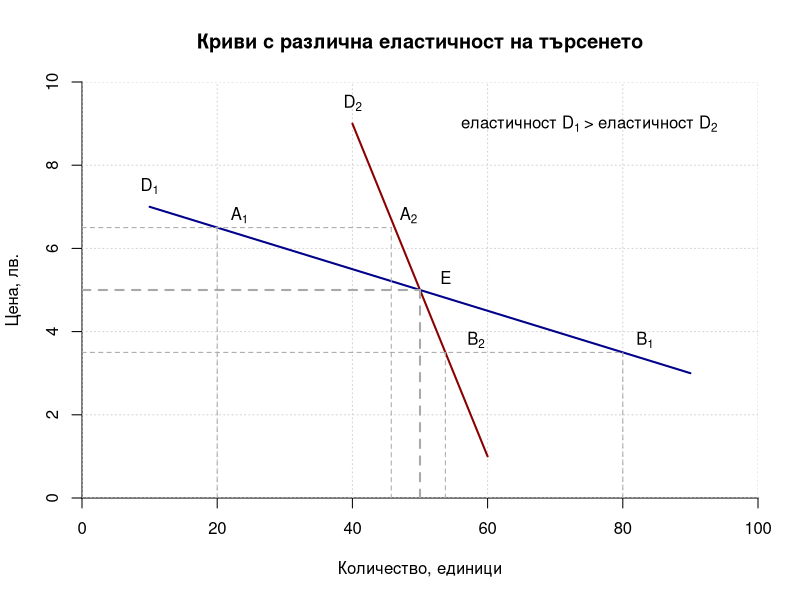
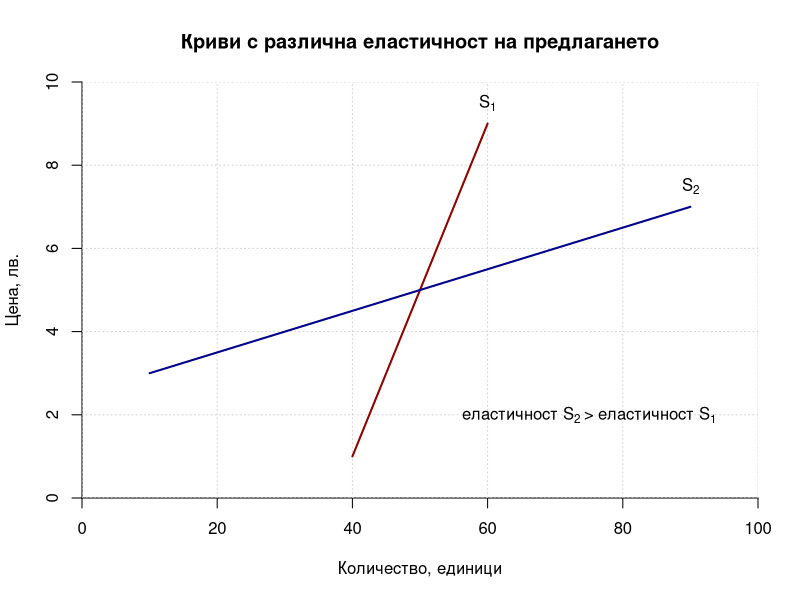
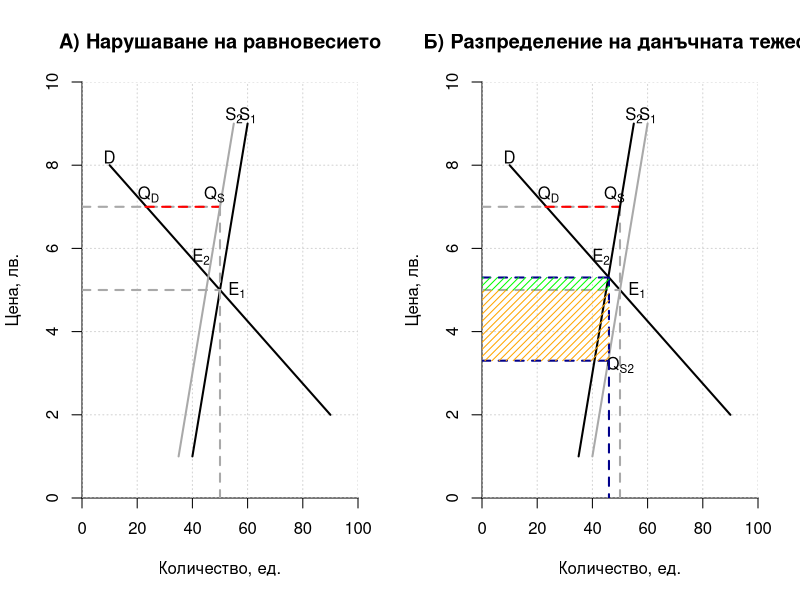
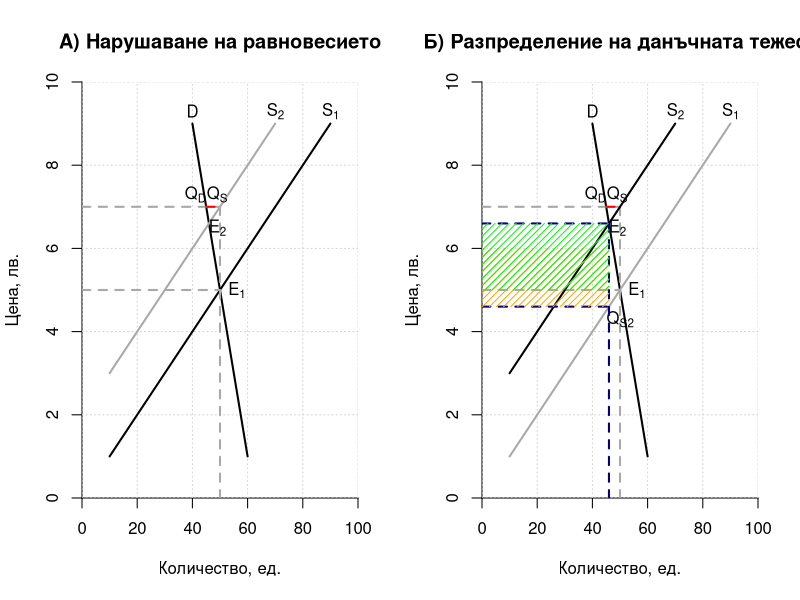
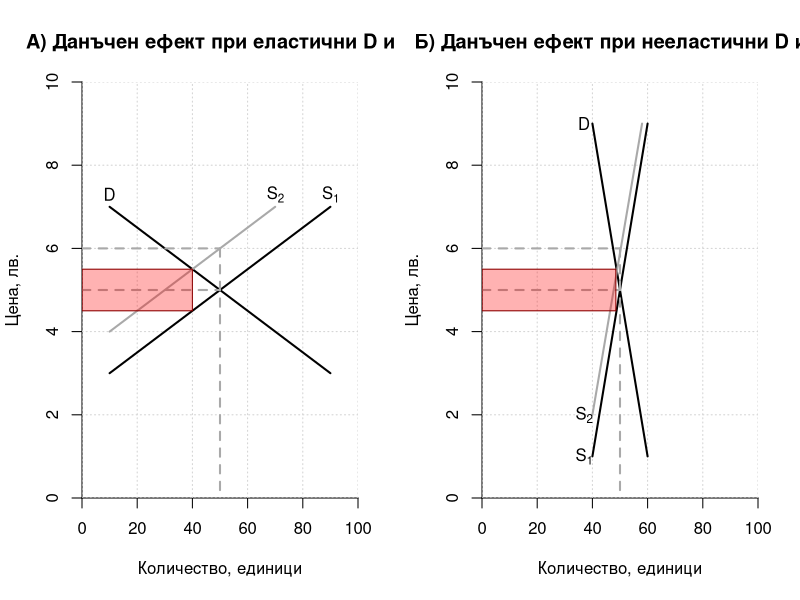
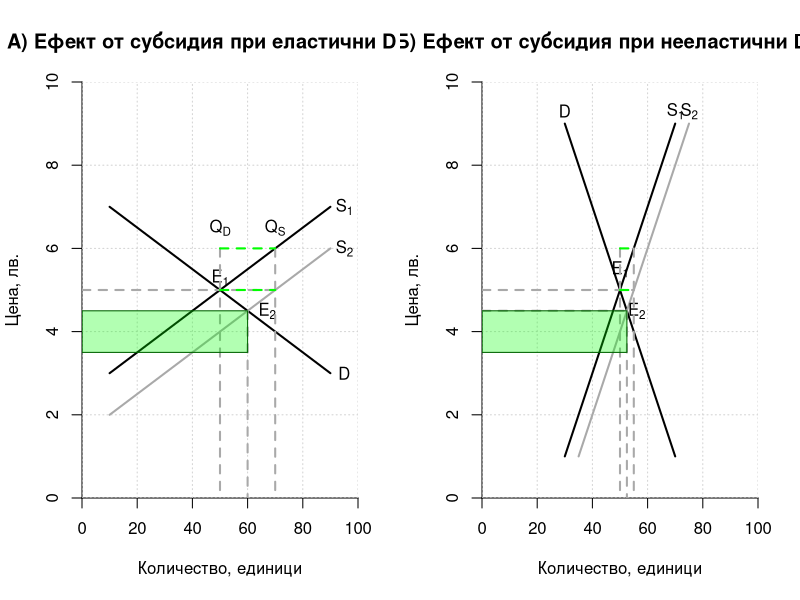
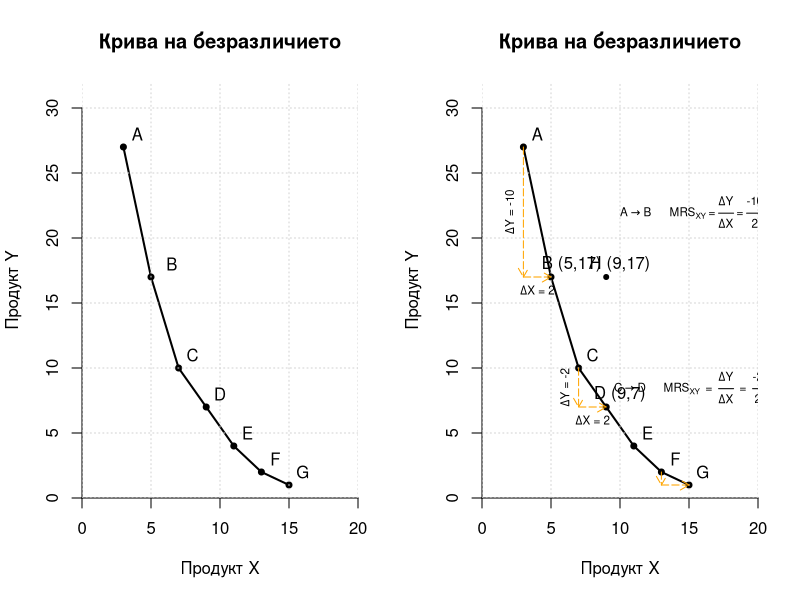
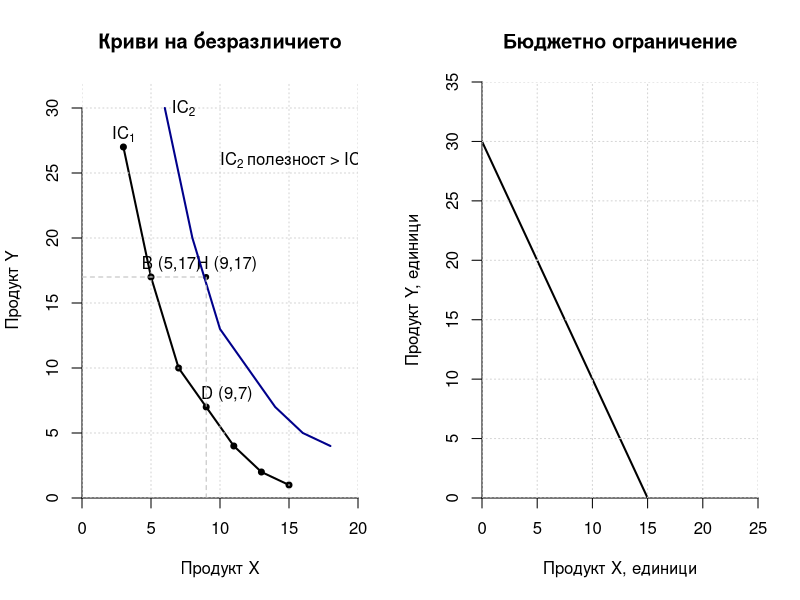

Generate these figures, in order, with R:
## ---- chunk 1
knitr::opts_chunk$set(fig.width = 8, fig.height = 6,
                      fig.path = "figure/",
                      dev='cairo_pdf',
                      echo = FALSE, warning = FALSE, 
                      message = FALSE)
## ---- chunk 2

plot(1, xlim = c(0,100), ylim = c(0,10), xaxs = "i", yaxs = "i",
     bty = "n", type = "n", xlab = "Количество, единици", 
     ylab = "Цена, лв.",
     main = "Криви с различна еластичност на търсенето")
grid()
segments(40,9,60,1, lwd = 2, col = "darkred")
segments(10,7,90,3, lwd = 2, col = "darkblue")
segments(0,5,50,5, lwd = 2, lty = 2, col = "darkgray")
segments(50,0,50,5, lwd = 2, lty = 2, col = "darkgray")
segments(0,6.5,45.75,6.5, lwd = 1, lty = 2, col = "darkgray")
segments(45.75,6.5,45.75,0, lwd = 1, lty = 2, col = "darkgray")
segments(20,6.5,20,0, lwd = 1, lty = 2, col = "darkgray")
segments(0,3.5,80,3.5, lwd = 1, lty = 2, col = "darkgray")
segments(53.75,3.5,53.75,0, lwd = 1, lty = 2, col = "darkgray")
segments(80,3.5,80,0, lwd = 1, lty = 2, col = "darkgray")
text(22,6.8, expression("A"[1]), adj = 0)
text(47,6.8, expression("A"[2]), adj = 0)
text(82,3.8, expression("B"[1]), adj = 0)
text(57,3.8, expression("B"[2]), adj = 0)
text(53,5.3, "E", adj = 0)
text(10,7.5, expression("D"[1]))
text(40,9.5, expression("D"[2]))
text(75,9, expression("еластичност D"[1]~">"~"еластичност D"[2]))
## ---- chunk 3
plot(1, xlim = c(0,100), ylim = c(0,10), xaxs = "i", yaxs = "i",
     bty = "n", type = "n", xlab = "Количество, единици", 
     ylab = "Цена, лв.",
     main = "Криви с различна еластичност на предлагането")
grid()
segments(40,1,60,9, lwd = 2, col = "darkred")
segments(10,3,90,7, lwd = 2, col = "darkblue")
text(60,9.5, expression("S"[1]))
text(90,7.5, expression("S"[2]))
text(75,2, expression("еластичност S"[2]~">"~"еластичност S"[1]))
## ---- chunk 4
par(mfrow = c(1,2))
plot(1, xlim = c(0,100), ylim = c(0,10), bty = "n",
     xaxs = "i", yaxs = "i", type = "n",
     xlab = "Количество, ед.", ylab = "Цена, лв.",
     main = "А) Нарушаване на равновесието")
grid()
segments(10,8,90,2, lwd = 2) # D
text(10,8.2, "D")
segments(40,1,60,9, lwd = 2) # S 
text(60,9.2, expression("S"[1]))
segments(0,5,50,5, lwd = 2, lty = 2, col = "darkgray")
segments(50,7,50,0, lwd = 2, lty = 2, col = "darkgray")
segments(0,7,50,7, lwd = 2, lty = 2, col = "darkgray")
segments(23,7,50,7, lwd = 2, lty = 2, col = "red")
segments(35,1,55,9, lwd = 2, col = "darkgray") # S2
text(55,9.2, expression("S"[2]))
text(53,5, expression("E"[1]), adj = 0)
text(43,5.8, expression("E"[2]))
text(48,7.3, expression("Q"[S]))
text(24,7.3, expression("Q"[D]))
plot(1, xlim = c(0,100), ylim = c(0,10), bty = "n",
     xaxs = "i", yaxs = "i", type = "n",
     xlab = "Количество, ед.", ylab = "Цена, лв.",
     main = "Б) Разпределение на данъчната тежест")
grid()
segments(10,8,90,2, lwd = 2) # D
text(10,8.2, "D")
segments(40,1,60,9, lwd = 2, col = "darkgray") # S 
text(60,9.2, expression("S"[1]))
segments(0,5,50,5, lwd = 2, lty = 2, col = "darkgray")
segments(50,7,50,0, lwd = 2, lty = 2, col = "darkgray")
segments(0,7,50,7, lwd = 2, lty = 2, col = "darkgray")
segments(23,7,50,7, lwd = 2, lty = 2, col = "red")
segments(35,1,55,9, lwd = 2) # S2
text(55,9.2, expression("S"[2]))
text(53,5, expression("E"[1]), adj = 0)
text(43,5.8, expression("E"[2]))
text(48,7.3, expression("Q"[S]))
text(24,7.3, expression("Q"[D]))
text(50,3.2, expression("Q"[S2]))
segments(0,5.3,46,5.3, lwd = 2, lty = 2, col = "darkblue")
segments(46,5.3,46,0, lwd = 2, lty = 2, col = "darkblue")
segments(0,3.3,46,3.3, lwd = 2, lty = 2, col = "darkblue")
rect(0,3.3,46,5, col = "orange", density = 20, border = "transparent")
rect(0,5,46,5.3, col = "green", density = 20, border = "transparent")
## ---- chunk 5

par(mfrow = c(1,2))
plot(1, xlim = c(0,100), ylim = c(0,10), bty = "n",
     xaxs = "i", yaxs = "i", type = "n",
     xlab = "Количество, ед.", ylab = "Цена, лв.",
     main = "А) Нарушаване на равновесието")
grid()
segments(40,9,60,1, lwd = 2) # D
text(40,9.3, "D")
segments(10,1,90,9, lwd = 2) # S 
text(90,9.3, expression("S"[1]))
segments(0,5,50,5, lwd = 2, lty = 2, col = "darkgray")
segments(50,7,50,0, lwd = 2, lty = 2, col = "darkgray")
segments(0,7,50,7, lwd = 2, lty = 2, col = "darkgray")
segments(45,7,50,7, lwd = 2, lty = 2, col = "red")
segments(10,3,70,9, lwd = 2, col = "darkgray") # S2
text(70,9.3, expression("S"[2]))
text(53,5, expression("E"[1]), adj = 0)
text(49,6.5, expression("E"[2]))
text(49,7.3, expression("Q"[S]))
text(41,7.3, expression("Q"[D]))
plot(1, xlim = c(0,100), ylim = c(0,10), bty = "n",
     xaxs = "i", yaxs = "i", type = "n",
     xlab = "Количество, ед.", ylab = "Цена, лв.",
     main = "Б) Разпределение на данъчната тежест")
grid()
segments(40,9,60,1, lwd = 2) # D
text(40,9.3, "D")
segments(10,1,90,9, lwd = 2, col = "darkgray") # S 
text(90,9.3, expression("S"[1]))
segments(0,5,50,5, lwd = 2, lty = 2, col = "darkgray")
segments(50,7,50,0, lwd = 2, lty = 2, col = "darkgray")
segments(0,7,50,7, lwd = 2, lty = 2, col = "darkgray")
segments(45,7,50,7, lwd = 2, lty = 2, col = "red")
segments(10,3,70,9, lwd = 2) # S2
text(70,9.3, expression("S"[2]))
text(53,5, expression("E"[1]), adj = 0)
text(49,6.5, expression("E"[2]))
text(49,7.3, expression("Q"[S]))
text(41,7.3, expression("Q"[D]))
text(50,4.3, expression("Q"[S2]))
segments(0,6.6,46,6.6, lwd = 2, lty = 2, col = "darkblue")
segments(46,6.6,46,0, lwd = 2, lty = 2, col = "darkblue")
segments(0,4.6,46,4.6, lwd = 2, lty = 2, col = "darkblue")
rect(0,4.6,46,6, col = "orange", density = 20, border = "transparent")
rect(0,5,46,6.6, col = "green", density = 20, border = "transparent")

## ---- chunk 6

par(mfrow = c(1,2))
plot(1, xlab = "Количество, единици", ylab = "Цена, лв.", 
     type = "n", xaxs = "i", yaxs = "i", 
     xlim = c(0,100), ylim = c(0,10), bty = "n",
     main = "А) Данъчен ефект при еластични D и S")
grid()
segments(10,7,90,3, lwd = 2) # D
segments(10,3,90,7, lwd = 2) # S
segments(10,4,70,7, lwd = 2, col = "darkgray") # S2
segments(0,5,50,5, lwd = 2, lty = 2, col = "darkgray")
segments(50,6,50,0, lwd = 2, lty = 2, col = "darkgray")
segments(0,6,50,6, lwd = 2, lty = 2, col = "darkgray")
rect(0,4.5,40,5.5, col = adjustcolor("red", alpha.f = 0.3), border = "darkred")
text(10,7.3, "D")
text(90,7.3, expression("S"[1]))
text(70,7.3, expression("S"[2]))
plot(1, xlab = "Количество, единици", ylab = "Цена, лв.", 
     type = "n", xaxs = "i", yaxs = "i", 
     xlim = c(0,100), ylim = c(0,10), bty = "n",
     main = "Б) Данъчен ефект при нееластични D и S")
grid()
segments(40,9,60,1, lwd = 2) # D
segments(40,1,60,9, lwd = 2) # S
segments(40,2,58,9, lwd = 2, col = "darkgray") # S2
segments(0,5,50,5, lwd = 2, lty = 2, col = "darkgray")
segments(0,6,50,6, lwd = 2, lty = 2, col = "darkgray")
segments(50,6,50,0, lwd = 2, lty = 2, col = "darkgray")
rect(0,4.5,48.5,5.5, col = adjustcolor("red", alpha.f = 0.3), border = "darkred")
text(37,1, expression("S"[1]))
text(37,2, expression("S"[2]))
text(37,9, "D")

## ---- chunk 7
par(mfrow = c(1,2))
plot(1, xlab = "Количество, единици", ylab = "Цена, лв.", 
     type = "n", xaxs = "i", yaxs = "i", 
     xlim = c(0,100), ylim = c(0,10), bty = "n",
     main = "А) Ефект от субсидия при еластични D и S")
grid()
segments(10,7,90,3, lwd = 2) # D
segments(10,3,90,7, lwd = 2) # S
text(50,5.3, expression("E"[1]))
text(50,6.5, expression("Q"[D]))
text(70,6.5, expression("Q"[S]))
segments(10,2,90,6, lwd = 2, col = "darkgray") # S2
text(67,4.5, expression("E"[2]))
segments(0,5,70,5, lwd = 2, lty = 2, col = "darkgray")
segments(50,6,50,0, lwd = 2, lty = 2, col = "darkgray")
segments(70,6,70,0, lwd = 2, lty = 2, col = "darkgray")
segments(60,4.5,60,0, lwd = 2, lty = 2, col = "darkgray")
segments(50,5,70,5, lwd = 2, lty = 2, col = "green")
segments(50,6,70,6, lwd = 2, lty = 2, col = "green")
text(95,3, "D")
text(95,7, expression("S"[1]))
text(95,6, expression("S"[2]))
rect(0,3.5,60,4.5, col = adjustcolor("green", alpha.f = 0.3), border = "darkgreen")
plot(1, xlab = "Количество, единици", ylab = "Цена, лв.", 
     type = "n", xaxs = "i", yaxs = "i", 
     xlim = c(0,100), ylim = c(0,10), bty = "n",
     main = "Б) Ефект от субсидия при нееластични D и S")
grid()
segments(30,9,70,1, lwd = 2) # D
segments(30,1,70,9, lwd = 2) # S
text(50,5.5, expression("E"[1]))
#text(50,6.5, expression("Q"[D]))
#text(55,6.5, expression("Q"[S]))
text(30,9.3, "D")
text(70,9.3, expression("S"[1]))
text(75,9.3, expression("S"[2]))
segments(35,1,75,9, lwd = 2, col = "darkgray") # S2
text(56,4.5, expression("E"[2]))
segments(0,5,55,5, lwd = 2, lty = 2, col = "darkgray")
segments(50,6,50,0, lwd = 2, lty = 2, col = "darkgray")
segments(55,6,55,0, lwd = 2, lty = 2, col = "darkgray")
segments(0,4.5,52.5,4.5, lwd = 2, lty = 2, col = "darkgray")
segments(52.5,4.5,52.5,0, lwd = 2, lty = 2, col = "darkgray")
segments(50,5,55.5,5, lwd = 2, lty = 2, col = "green")
segments(50,6,55,6, lwd = 2, lty = 2, col = "green")
rect(0,3.5,52.5,4.5, col = adjustcolor("green", alpha.f = 0.3), border = "darkgreen")

## ---- chunk 8
prX <- c(3,5,7,9,11,13,15)
prY <- c(27,17,10,7,4,2,1)
prX2 <- prX + 3
prY2 <- prY + 3
plot(prX, prY, type = "o", xlim = c(0,20), ylim = c(0,32), 
     xaxs = "i", yaxs = "i", lwd = 2, pch = 20, bty = "n",
     xlab = "Продукт X", ylab = "Продукт Y",
     main = "Крива на безразличието")
grid()
text(4,28, "A")
text(6.5,18, "B")
text(8,11, "C")
text(10,8, "D")
text(12,5, "E")
text(14,3, "F")
text(16,2, "G")

## ---- chunk 9
plot(prX, prY, type = "o", xlim = c(0,20), ylim = c(0,32), 
     xaxs = "i", yaxs = "i", lwd = 2, pch = 20, bty = "n",
     xlab = "Продукт X", ylab = "Продукт Y",
     main = "Крива на безразличието")
grid()
arrows(3,27,3,17, lty = 5, col = "orange", length = 0.1)
arrows(3,17,5,17, lty = 5, col = "orange", length = 0.1)
arrows(7,10,7,7, lty = 5, col = "orange", length = 0.1)
arrows(7,7,9,7, lty = 5, col = "orange", length = 0.1)
arrows(13,2,13,1, lty = 5, col = "orange", length = 0.1)
arrows(13,1,15,1, lty = 5, col = "orange", length = 0.1)
points(9,17, pch = 20)
text(10,18, "H (9,17)")
text(4,28, "A")
text(6.5,18, "B (5,17)")
text(8,11, "C")
text(10,8, "D (9,7)")
text(12,5, "E")
text(14,3, "F")
text(16,2, "G")
text(2,22, expression(paste(Delta, "Y = -10")), srt = 90, adj = 0.5, cex = 0.7) 
text(4,16, expression(paste(Delta, "X = 2")), adj = 0.5, cex = 0.7)
text(6,8.5, expression(paste(Delta, "Y = -2")), srt = 90, adj = 0.5, cex = 0.7)
text(8,6, expression(paste(Delta, "X = 2")), adj = 0.5, cex = 0.7)
text(16,22, expression("A"%->%"B"~~~~~~"MRS"[XY]~"="~frac(paste(Delta, "Y"), paste(Delta, "X"))~"="~frac(paste("-10"),paste(2))~"="~"-5"), cex = 0.7)
text(16,8.5, expression("C"%->%"D"~~~~~~"MRS"[XY]~~"="~~frac(paste(Delta, "Y"), paste(Delta, "X"))~~"="~~frac(paste("-2"), paste("2"))~~"="~~"-1"), cex = 0.7)

## ---- chunk 10

plot(prX, prY, type = "o", xlim = c(0,20), ylim = c(0,32), 
     xaxs = "i", yaxs = "i", lwd = 2, pch = 20, bty = "n",
     xlab = "Продукт X", ylab = "Продукт Y",
     main = "Криви на безразличието")
grid()
points(9,17, pch = 20)
text(10.5,18, "H (9,17)")
text(6.5,18, "B (5,17)")
text(10.5,8, "D (9,7)")
text(3,28, expression("IC"[1]))
text(6.5,30, expression("IC"[2]), adj = 0)
text(10,26, expression("IC"[2]~"полезност"~">"~"IC"[1]~"полезност"), adj = 0)
lines(prX2, prY2, type = "l", col = "darkblue", lwd = 2)
segments(0,17,9,17, lty = 2, col = "grey")
segments(9,0,9,17, lty = 2, col = "grey")
## ---- chunk 11
plot(x = c(0,15), y = c(30,0), xlim = c(0,25), ylim = c(0,35),
     type = "l", lwd = 2, bty = "n",
     xlab = "Продукт X, единици", ylab = "Продукт Y, единици", 
     xaxs = "i", yaxs = "i",
     main = "Бюджетно ограничение")
grid()

## ---- chunk 12

plot(x = c(0,15), y = c(30,0), xlim = c(0,35), ylim = c(0,35),
     type = "l", lwd = 2, bty = "n",
     xlab = "Продукт X, единици", ylab = "Продукт Y, единици", 
     xaxs = "i", yaxs = "i",
     main = "Бюджетно ограничение, промяна в цената на X")
grid()
lines(x = c(0,30), y = c(30,0), col = "darkblue", lwd = 2)
points(10,10, pch = 20)
text(11,11, "A")
points(20,10, pch = 20)
text(21,11, "B")
arrows(15,2,27,2, length = 0.1, col = "orange", lwd = 1)

## ---- chunk 13

plot(x = c(0,15), y = c(30,0), xlim = c(0,70), ylim = c(0,70),
     type = "l", lwd = 2, bty = "n",
     xlab = "Продукт X, единици", ylab = "Продукт Y, единици", 
     xaxs = "i", yaxs = "i",
     main = "Промяна в бюджетното ограничение при неизменни цени")
grid()
lines(x = c(0,30), y = c(60,0), col = "darkblue", lwd = 2)
points(10,10, pch = 20)
text(11,11, "A")
points(20,20, pch = 20)
text(21,21, "B")
arrows(1,31,9,39, length = 0.1, col = "orange", lwd = 1)
arrows(16,1,24,9, length = 0.1, col = "orange", lwd = 1)
## ---- chunk 14
lineX <- seq(3,30, 0.5)
lineY <- 100/lineX
plot(lineX, lineY, type = "l", xaxs = "i", yaxs = "i", lwd = 2, col = "darkgray",
     xlim = c(0,35), ylim = c(0,35), bty = "n",
     xlab = "Продукт X, единици", ylab = "Продукт Y, единици",
     main = "Модел на потребителския избор")
grid()
lines(x = c(0,30), y = c(30,0), type = "l", col = "darkblue", lwd = 2)
lines(x = lineX + 5, y = lineY + 5, type = "l", lwd = 2)
lines(x = lineX + 10, y = lineY + 10, type = "l", lwd = 2, col = "darkgray")
points(4,26, pch = 20)
points(26,4, pch = 20)
points(10,10, pch = 20)
points(13,13, pch = 20)
points(15,15, pch = 20)
points(20,20, pch = 20)
text(5,27, "A")
text(27,5, "B")
text(11,10, "C", adj = 0)
text(14,13, "D")
text(16,16, "E")
text(21,21, "F")
text(5,34, expression("IC"[1]))
text(10,34, expression("IC"[2]))
text(15,34, expression("IC"[3]), adj = 0)
## ---- chunk 15

plot(lineX, lineY, xaxs = "i", yaxs = "i", 
     type = "n", lwd = 2, col = "darkgray",
     xlim = c(0,70), ylim = c(0,50), bty = "n",
     xlab = "Продукт X, единици", ylab = "Продукт Y, единици",
     main = "Модел на потребителския избор,\nпромяна в цената на X")
grid()
lines(x = c(0,30), y = c(30,0), type = "l", col = "darkblue", lwd = 2)
lines(x = c(0,60), y = c(30,0), type =  "l" ,col = "darkgreen", lwd = 2)
lines(x = lineX + 5, y = lineY + 5, type = "l", lwd = 2)
lines(x = lineX + 10.625, y = lineY + 10.625, type = "l", lwd = 2, col = "darkorange")
points(15,15, pch = 20)
points(24,18, pch = 20)
text(16,17, "E")
text(26,19, "G", adj = 0)
text(11,38, expression("IC"[2]))
text(15,43, expression("IC"[4]), adj = 0)
